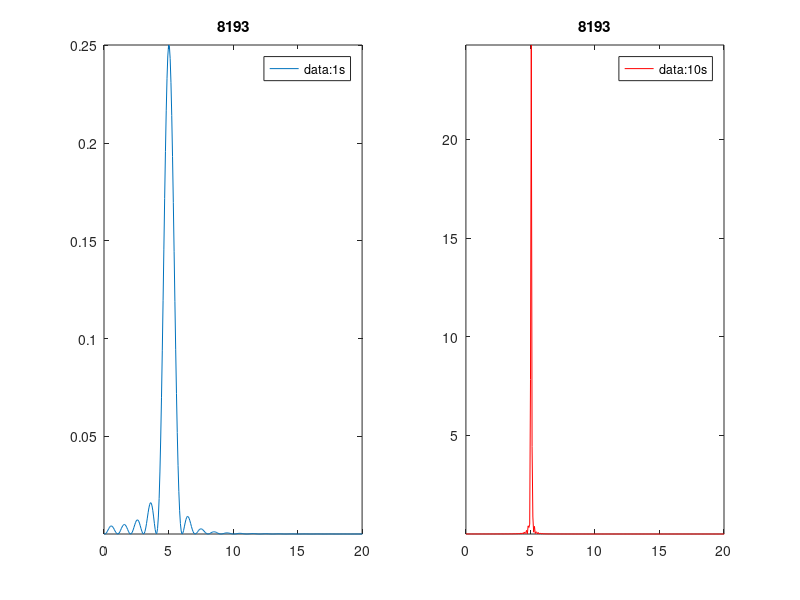

This chart was generated by the following MATLAB code:
%%
Fs = 1000;

t = 0:1/Fs:1;
sig1 = sin(2*pi*5.*t);

t = 0:1/Fs:10;
sig2 = sin(2*pi*5.*t);

dt = length(sig2)-length(sig1);
zp = zeros(1,dt/2);

sig1 = [zp sig1 zp];

nfft = 2^nextpow2(length(sig1));
y1 = fft(sig1,nfft)./Fs;

nfft = 2^nextpow2(length(sig2));
y2 = fft(sig2,nfft)./Fs;

y1 = y1.*conj(y1);
y2 = y2.*conj(y2);
y1 = fftshift(y1);
y2 = fftshift(y2);
y1 = y1(nfft/2:end);
y2 = y2(nfft/2:end);

f = Fs/2*linspace(0,1,nfft/2+1);

figure;
subplot(121);
plot(f,y1);
axis tight;
xlim([0 20]);
title(length(y1));
legend('data:1s');

subplot(122);
plot(f,y2,'r');
axis tight;
xlim([0 20]);
title(length(y2));
legend('data:10s');